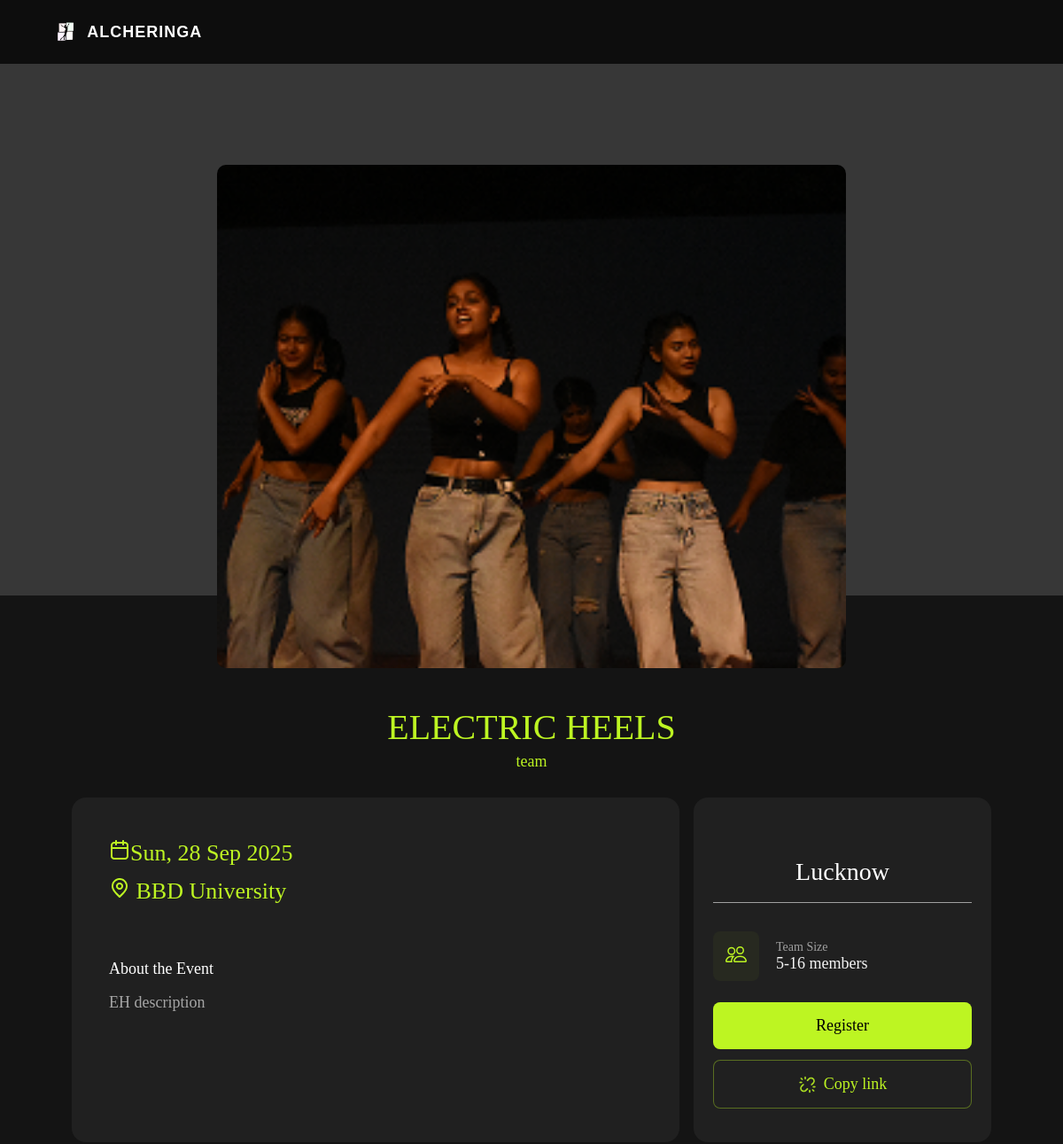
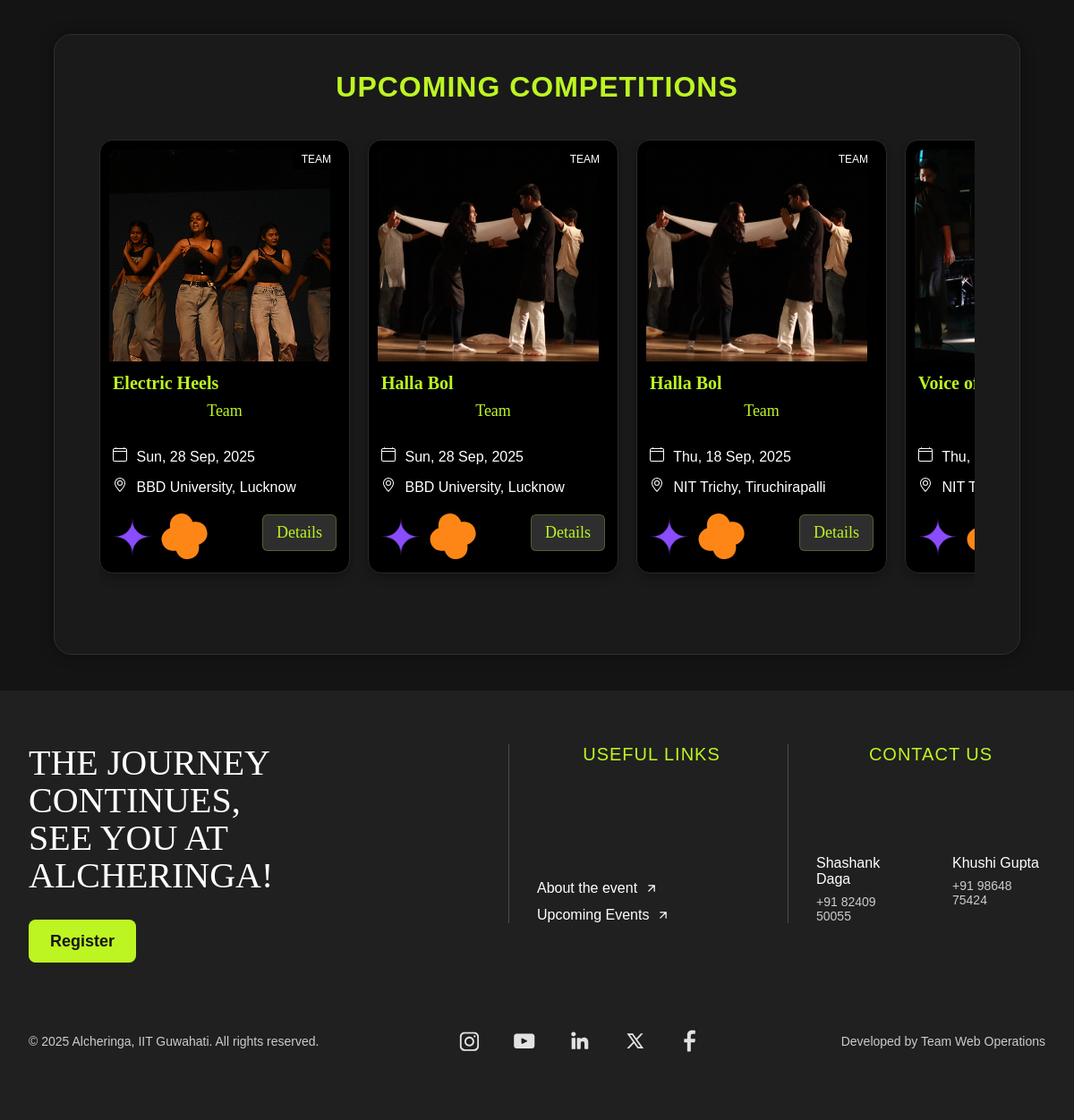
Page /competitions/Lucknow/Electric Heels/ on the committed database (2 pictures, top to bottom).
### core/models.py (models this page shows, shortened)
class Event(models.Model):
    EVENT_TYPE_CHOICES = [
        ('solo', 'Solo'),
        ('team', 'Team'),
    ]
    name = models.CharField(max_length=200)
    event_type = models.CharField(max_length=10, choices=EVENT_TYPE_CHOICES, default='solo')
    min_participants = models.PositiveIntegerField(null=True, blank=True)
    max_participants = models.PositiveIntegerField(null=True, blank=True)
    description = models.TextField(default= "none")
    deadline = models.DateField(null=True, blank=True)
    event_date = models.DateField(null=True, blank=True)
    image = models.ImageField(
        upload_to="image_uploads/event_pic/",null=True, blank=True,help_text="Upload an image representing this event"
    )

class City(models.Model):
    name = models.CharField(max_length=100, unique=True)
    events = models.ManyToManyField('Event', related_name='cities')
    venue = models.CharField(max_length=100, default="None")
    time = models.DateField(null=True, blank=True)
    guidelines = models.TextField(default="None")
    image = models.ImageField(
        upload_to="image_uploads/city_pic/",null=True)
    state = models.CharField(max_length=100,default='None')
    collab = models.BooleanField(null=True,default=False)

### core/views.py (the view)
# urls.py: path('competitions/<str:city_name>/<str:event_name>/', views.detailspage, name='detailspage'),
def detailspage(request, city_name, event_name):
    city = get_object_or_404(City, name=city_name)
    event = get_object_or_404(Event, name=event_name)
    competitions = []
    cities = City.objects.prefetch_related('events').all()
    for city_item in cities:
        for event_item in city_item.events.all():
            image_url = ''
            if event_item.image:
                image_url = event_item.image.url
            elif city_item.image:
                image_url = city_item.image.url
            else:
                image_url = 'static/core/assets/CompetitionPhoto.jpg'
            competitions.append({
                "city": city_item.name,
                "title": event_item.name,
                "subtitle": event_item.description,
                "date": city_item.time.strftime("%a, %d %b, %Y") if city_item.time else "No date",
                "venue": city_item.venue,
                "image": image_url,  # Now uses the fallback hierarchy
                "type": event_item.event_type.capitalize() if event_item.event_type else "N/A",
                "collab": city_item.collab
            })
    return render(request, 'core/register.html', {
        'event': event,
        'city': city,
        'competitions': competitions,  # Pass competitions for cards
        'cities': cities,
    })

### templates/core/register.html (shortened to what this page needs)
{%load static%}
<!DOCTYPE html>
<html lang="en">
  <head>
    <link
      rel="stylesheet"
      type="text/css"
      href="{% static 'core/styles.css' %}"
    />
    <link rel="stylesheet" href="{% static 'core/combined.css' %}" />
    <link
      rel="stylesheet"
      type="text/css"
      href="{% static 'core/style.css' %}"
    />
    <link rel="stylesheet" href="{% static 'core/landing/landing.css' %}" />
    <link rel="stylesheet" href="{% static 'core/landing/cfa.css' %}" />
    <link rel="stylesheet" href="{% static 'core/landing/comp.css' %}" />
    <link
      rel="stylesheet"
      href="https://cdn.jsdelivr.net/npm/toastify-js/src/toastify.min.css"
    />
    <link
      rel="stylesheet"
      type="text/css"
      href="{% static 'core/register.css' %}"
    />
  </head>
  <body>
    <header class="navbar">
      <div class="navbar-header">
        <div class="navbar-left">
          <img
            src="{% static 'core/landing/logo.png' %}"
            class="logo"
            alt="Logo"
          />
          <span>ALCHERINGA</span>
        </div>
    </header>
    <div class="top-section" id="top-section">
      <div class="event-banner">
        {% if event.image %}
          <img
            src="{{ event.image.url }}"
            alt="{{ event.name }}"
          />
        {% elif city.image %}
          <img
            src="{{ city.image.url }}"
            alt="{{ event.name }}"
          />
        {% else %}
          <img
            src="{% static 'core/asset/CompetitionPhoto.png' %}"
            alt="{{ event.name }}"
          />
        {% endif %}
      </div>
    </div>
    <div class="event-container">
      <h1 class="event-title">{{ event.name }}</h1>
      <p class="event-subtitle">{{ event.event_type }}</p>
      <div class="event-details">
        <div class="left-info">
          <p class="event-date">
            <img src="{%static 'core/asset/calendar.png' %}" alt="calendar" />{{ city.time|date:'D, d M Y' }}
          </p>
          <p class="event-location">
            <img src="{%static 'core/asset/marker-pin-01.png' %}" alt="pin" />
            {{ city.venue }}
          </p>
          <h3 class="about-the-event" id="about-the-event">About the Event</h3>
          <p class="event-description">{{ event.description|linebreaksbr }}</p>
        </div>
        <div class="right-info">
          <h3 class="event-state">{{ city.name }}</h3>
          <div class="info-box">
            <div class="info-icon">
            </div>
            <div class="info-text">
              <span class="info-label">Team Size</span>
              {% if event.event_type == 'solo' %}
                <span class="info-value">1 member</span>
              {% else %}
                {% if event.min_participants and event.max_participants %}
                  <span class="info-value">{{ event.min_participants }}-{{ event.max_participants }} members</span>
                {% elif event.min_participants and not event.max_participants %}
                  <span class="info-value">Minimum :{{ event.min_participants }}</span>
                {% elif event.max_participants and not event.min_participants %}
                  <span class="info-value">Maximum {{ event.max_participants }} members</span>
                {% else %}
                  <span class="info-value">Any</span>
                {% endif %}
              {% endif %}
            </div>
          </div>
          <a
            href="{% url 'registrationpage' city.name event.name %}"
            class="register-btn"
            >Register</a
          >
          <button class="copy-btn">
            <img src="link-broken-01.png" alt="" />
            <span class="copy-link">Copy link</span>
          </button>
        </div>
      </div>
    </div>
      <section class="city-competitions" id="city-all">
        <h2 class="section-title">Upcoming Competitions</h2>
        <div class="carousel-container">
          <div class="carousel" id="competitions-carousel">
            {% for competition in competitions %}
              <article class="comp-card">
                <div class="card-media">
                  <img src="{{ competition.image }}" alt="{{ competition.title }}" class="comp-img">
                  <span class="badge">{{ competition.type|upper }}</span>
                </div>
                <div class="card-body">
                  <h3 class="card-title">{{ competition.title }}</h3>
                  <p class="event-subtitle">{{ competition.type }}</p>
                  <ul class="card-details">
                    <li><span class="detail-label"></span> <span class="detail-value">{{ competition.date }}</span></li>
                    {% if competition.venue %}
                    <li><span class="detail-label"></span> <span class="detail-value">{{ competition.venue }}, {{competition.city}}</span></li>
                    {% endif %}
                  </ul>
                  <div class="card-actions">
                    <img src="{% static 'core/asset/star2.png' %}" alt="{{ competition.title }}" class="style-img"/>
                    <img src="{% static 'core/asset/flower2.png' %}" alt="{{ competition.title }}" class="comp-img"/>
                    {% if not competition.city.collab %}
                    <a class="register-btn" href="{% url 'detailspage' competition.city competition.title %}">Details</a>
                    {% endif %}
                  </div>
                </div>
              </article>
            {% endfor %}
          </div>
        </div>
      </section>
    <div class="alcher-blocks">
      <section class="footer-block">
        <footer class="footer">
          <div class="container">
            <div class="footer-grid">
              <div class="main-message">
                <h2 class="main-title">
                  THE JOURNEY<br />
                  CONTINUES,<br />
                  SEE YOU AT<br />
                  ALCHERINGA!
                </h2>
                <button class="register-btn" onclick="document.getElementById('top-section').scrollIntoView({ behavior: 'smooth' });">
                  Register
                </button>
              </div>
              <div class="section-container">
                <h3 class="section-title">Useful Links</h3>
                <nav class="links-nav">
                  <ul class="nav-list">
                    <li>
                      <a href="#top-section" class="nav-link">
                        <span>About the event</span>
                        <img
                          src="{% static 'core/asset/arrow-up-right.svg' %}"
                          alt="External link"
                          class="external-icon"
                        />
                      </a>
                    </li>
                    <li>
                      <a href="#city-all" class="nav-link">
                        <span>Upcoming Events</span>
                        <img
                          src="{% static 'core/asset/arrow-up-right.svg' %}"
                          alt="External link"
                          class="external-icon"
                        />
                      </a>
                    </li>
                  </ul>
                </nav>
              </div>
              <div class="section-container">
                <h3 class="section-title">Contact Us</h3>
                <div class="contacts">
                  <ul class="contact-list">
                    <li class="contact-item">
                      <div class="contact-name">Shashank Daga</div>
                      <div class="contact-phone">+91 82409 50055</div>
                    </li>
                    <li class="contact-item">
                      <div class="contact-name">Khushi Gupta</div>
                      <div class="contact-phone">+91 98648 75424</div>
                    </li>
                  </ul>
                </div>
              </div>
            </div>
            <div class="footer-bottom">
              <div class="bottom-content">
                <div class="copyright">
                  © 2025 Alcheringa, IIT Guwahati. All rights reserved.
                </div>
                <div class="social-links">
                  <a href="https://www.instagram.com/alcheringaiitg/" class="social-link" aria-label="Instagram">
                    <img
                      src="{% static 'core/asset/insta.svg' %}"
                      alt="Instagram"
                      class="social-icon"
                    />
                  </a>
                  <a href="https://www.youtube.com/channel/UCQfsLKaY4a1Mx75hnaZDoxw" class="social-link" aria-label="YouTube">
                    <img
                      src="{% static 'core/asset/youtube.svg' %}"
                      alt="Youtube"
                      class="social-icon"
                    />
                  </a>
                  <a href="https://www.linkedin.com/company/alcheringaiitguwahati/" class="social-link" aria-label="LinkedIn">
                    <img
                      src="{% static 'core/asset/linkedin.svg' %}"
                      alt="LinkedIn"
                      class="social-icon"
                    />
                  </a>
                  <a href="https://x.com/alcheringaiitg" class="social-link" aria-label="X">
                    <img
                      src="{% static 'core/asset/x.svg' %}"
                      alt="X"
                      class="social-icon"
                    />
                  </a>
                  <a href="https://www.facebook.com/alcheringaiitg" class="social-link" aria-label="Facebook">
                    <img
                      src="{% static 'core/asset/facebook.svg' %}"
                      alt="Facebook"
                      class="social-icon"
                    />
                  </a>
                </div>
                <div class="credits">Developed by Team Web Operations</div>
              </div>
            </div>
          </div>
        </footer>
      </section>
    </div>
  </body>
</html>

### rows in the picture
Event: image (picture), name "ELECTRIC HEELS", event_type "team", description "EH description", min_participants "5", max_participants "16", title "Electric Heels"
City: time "Sun, 28 Sep 2025", venue "BBD University", name "Lucknow", venue "BBD University" "BBD University", city "Lucknow" "Lucknow"
Event: title "Halla Bol" "Halla Bol"
City: venue "NIT Trichy" "NIT…", city "Tiruchirapalli"
Event: title "Voice…"

### other values in the picture
{{ competition.type|upper }} "TEAM" "TEAM" "TEAM"
{{ competition.type }} "Team" "Team" "Team"
{{ competition.date }} "Sun, 28 Sep, 2025" "Sun, 28 Sep, 2025" "Thu, 18 Sep, 2025" "Thu,…"
